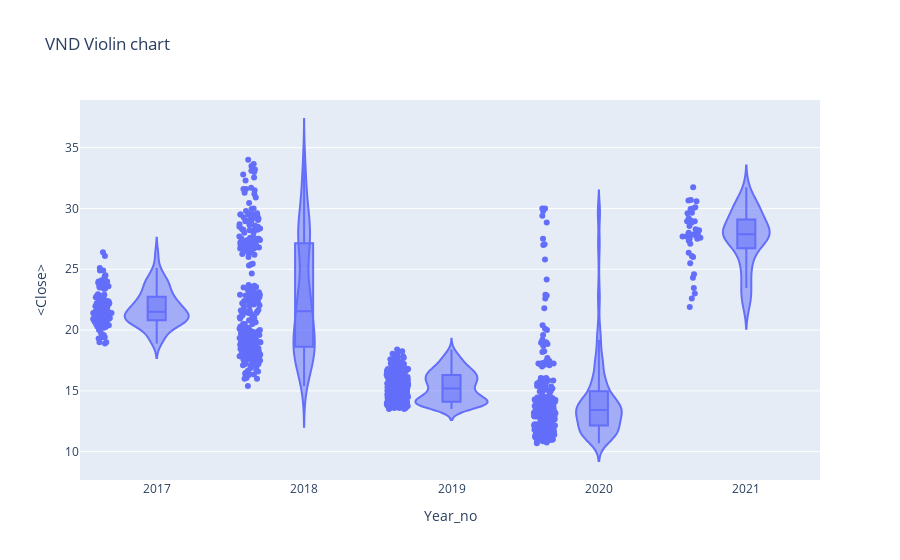

Notebook code cell kept with this figure:
### Code cell
#px.violin(df_tips, y="tip", x="smoker", color="sex", box=True, points="all",
#          hover_data=df_tips.columns)

fig = go.Figure()
px.violin(df,x='Year_no',y='<Close>',box =True, points='all',
         hover_data=df.columns, title = 'VND Violin chart')

### Figure 1 — Plotly figure (JSON) as saved in the notebook; plotly's stock layout.template omitted (floating-point values rounded to 4 significant figures; data arrays with more than 128 entries replaced by an {"elided": "..."} marker saying what was removed)
{"data": [{"alignmentgroup": "True", "box": {"visible": true}, "customdata": {"elided": "900x3 mixed values"}, "hovertemplate": "Year_no=%{x}<br><Close>=%{y}<br>datetime=%{customdata[0]}<br><Volume>=%{customdata[1]}<br>Period=%{customdata[2]}<extra></extra>", "legendgroup": "", "marker": {"color": "#636efa"}, "name": "", "offsetgroup": "", "orientation": "v", "points": "all", "scalegroup": "True", "showlegend": false, "type": "violin", "x": {"elided": "900 int values"}, "x0": " ", "xaxis": "x", "y": {"elided": "900 float values"}, "y0": " ", "yaxis": "y"}], "layout": {"legend": {"tracegroupgap": 0}, "title": {"text": "VND Violin chart"}, "violinmode": "group", "xaxis": {"anchor": "y", "domain": [0, 1], "title": {"text": "Year_no"}}, "yaxis": {"anchor": "x", "domain": [0, 1], "title": {"text": "<Close>"}}}}
